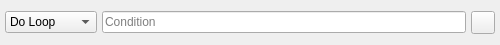
<?xml version="1.0" encoding="UTF-8"?>
<ui version="4.0">
 <class>glitch_object_loop_flow_arduino</class>
 <widget class="QWidget" name="glitch_object_loop_flow_arduino">
  <property name="geometry">
   <rect>
    <x>0</x>
    <y>0</y>
    <width>500</width>
    <height>45</height>
   </rect>
  </property>
  <layout class="QHBoxLayout" name="horizontalLayout">
   <property name="spacing">
    <number>5</number>
   </property>
   <property name="leftMargin">
    <number>5</number>
   </property>
   <property name="topMargin">
    <number>0</number>
   </property>
   <property name="rightMargin">
    <number>5</number>
   </property>
   <property name="bottomMargin">
    <number>0</number>
   </property>
   <item>
    <widget class="QComboBox" name="loop_type">
     <property name="styleSheet">
      <string notr="true">QComboBox { combobox-popup: 0; }</string>
     </property>
     <property name="sizeAdjustPolicy">
      <enum>QComboBox::AdjustToContents</enum>
     </property>
     <item>
      <property name="text">
       <string>Do Loop</string>
      </property>
     </item>
     <item>
      <property name="text">
       <string>For Loop</string>
      </property>
     </item>
     <item>
      <property name="text">
       <string>While Loop</string>
      </property>
     </item>
    </widget>
   </item>
   <item>
    <widget class="QLineEdit" name="condition">
     <property name="toolTip">
      <string>Loop Condition</string>
     </property>
     <property name="text">
      <string notr="true"/>
     </property>
     <property name="placeholderText">
      <string>Condition</string>
     </property>
    </widget>
   </item>
   <item>
    <widget class="QToolButton" name="context_menu">
     <property name="text">
      <string/>
     </property>
     <property name="icon">
      <iconset resource="../../Icons/icons.qrc">
       <normaloff>:/context-menu.png</normaloff>:/context-menu.png</iconset>
     </property>
    </widget>
   </item>
  </layout>
 </widget>
 <tabstops>
  <tabstop>loop_type</tabstop>
  <tabstop>condition</tabstop>
  <tabstop>context_menu</tabstop>
 </tabstops>
 <resources>
  <include location="../../Icons/icons.qrc"/>
 </resources>
 <connections/>
</ui>
